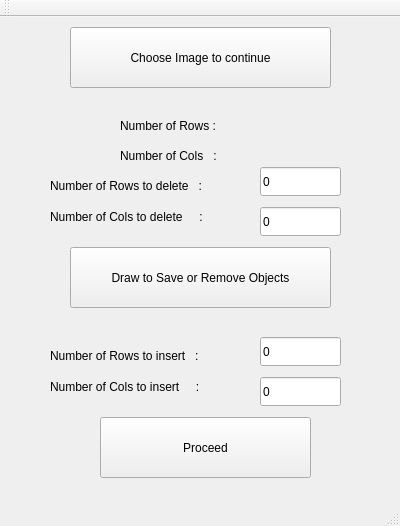
<?xml version="1.0" encoding="UTF-8"?>
<ui version="4.0">
 <class>MainWindow</class>
 <widget class="QMainWindow" name="MainWindow">
  <property name="geometry">
   <rect>
    <x>0</x>
    <y>0</y>
    <width>400</width>
    <height>526</height>
   </rect>
  </property>
  <property name="windowTitle">
   <string>MainWindow</string>
  </property>
  <widget class="QWidget" name="centralWidget">
   <widget class="QPushButton" name="pushButton_choose_image">
    <property name="geometry">
     <rect>
      <x>70</x>
      <y>10</y>
      <width>261</width>
      <height>61</height>
     </rect>
    </property>
    <property name="text">
     <string>Choose Image to continue</string>
    </property>
   </widget>
   <widget class="QLabel" name="label1">
    <property name="geometry">
     <rect>
      <x>120</x>
      <y>100</y>
      <width>141</width>
      <height>17</height>
     </rect>
    </property>
    <property name="text">
     <string>Number of Rows : </string>
    </property>
   </widget>
   <widget class="QLabel" name="label2">
    <property name="geometry">
     <rect>
      <x>120</x>
      <y>130</y>
      <width>141</width>
      <height>17</height>
     </rect>
    </property>
    <property name="text">
     <string>Number of Cols   : </string>
    </property>
   </widget>
   <widget class="QLineEdit" name="lineEdit_num_rows_del">
    <property name="geometry">
     <rect>
      <x>260</x>
      <y>150</y>
      <width>81</width>
      <height>29</height>
     </rect>
    </property>
    <property name="text">
     <string>0</string>
    </property>
   </widget>
   <widget class="QLabel" name="label_num_rows_del">
    <property name="geometry">
     <rect>
      <x>50</x>
      <y>160</y>
      <width>201</width>
      <height>17</height>
     </rect>
    </property>
    <property name="text">
     <string>Number of Rows to delete   : </string>
    </property>
   </widget>
   <widget class="QLabel" name="label_num_cols_del">
    <property name="geometry">
     <rect>
      <x>50</x>
      <y>190</y>
      <width>201</width>
      <height>20</height>
     </rect>
    </property>
    <property name="text">
     <string>Number of Cols to delete     : </string>
    </property>
   </widget>
   <widget class="QLineEdit" name="lineEdit_num_cols_del">
    <property name="geometry">
     <rect>
      <x>260</x>
      <y>190</y>
      <width>81</width>
      <height>29</height>
     </rect>
    </property>
    <property name="text">
     <string>0</string>
    </property>
   </widget>
   <widget class="QLabel" name="label_num_rows">
    <property name="geometry">
     <rect>
      <x>250</x>
      <y>100</y>
      <width>91</width>
      <height>17</height>
     </rect>
    </property>
    <property name="text">
     <string/>
    </property>
   </widget>
   <widget class="QLabel" name="label_num_cols">
    <property name="geometry">
     <rect>
      <x>250</x>
      <y>130</y>
      <width>91</width>
      <height>17</height>
     </rect>
    </property>
    <property name="text">
     <string/>
    </property>
   </widget>
   <widget class="QPushButton" name="pushButton_proceed">
    <property name="geometry">
     <rect>
      <x>100</x>
      <y>400</y>
      <width>211</width>
      <height>61</height>
     </rect>
    </property>
    <property name="text">
     <string>Proceed</string>
    </property>
   </widget>
   <widget class="QPushButton" name="pushButton_save_rem">
    <property name="geometry">
     <rect>
      <x>70</x>
      <y>230</y>
      <width>261</width>
      <height>61</height>
     </rect>
    </property>
    <property name="text">
     <string>Draw to Save or Remove Objects</string>
    </property>
   </widget>
   <widget class="QLineEdit" name="lineEdit_num_rows_insert">
    <property name="geometry">
     <rect>
      <x>260</x>
      <y>320</y>
      <width>81</width>
      <height>29</height>
     </rect>
    </property>
    <property name="text">
     <string>0</string>
    </property>
   </widget>
   <widget class="QLabel" name="label_num_rows_insert">
    <property name="geometry">
     <rect>
      <x>50</x>
      <y>330</y>
      <width>201</width>
      <height>17</height>
     </rect>
    </property>
    <property name="text">
     <string>Number of Rows to insert   : </string>
    </property>
   </widget>
   <widget class="QLabel" name="label_num_cols_insert">
    <property name="geometry">
     <rect>
      <x>50</x>
      <y>360</y>
      <width>201</width>
      <height>20</height>
     </rect>
    </property>
    <property name="text">
     <string>Number of Cols to insert     : </string>
    </property>
   </widget>
   <widget class="QLineEdit" name="lineEdit_num_cols_insert">
    <property name="geometry">
     <rect>
      <x>260</x>
      <y>360</y>
      <width>81</width>
      <height>29</height>
     </rect>
    </property>
    <property name="text">
     <string>0</string>
    </property>
   </widget>
  </widget>
  <widget class="QMenuBar" name="menuBar">
   <property name="geometry">
    <rect>
     <x>0</x>
     <y>0</y>
     <width>400</width>
     <height>25</height>
    </rect>
   </property>
  </widget>
  <widget class="QToolBar" name="mainToolBar">
   <attribute name="toolBarArea">
    <enum>TopToolBarArea</enum>
   </attribute>
   <attribute name="toolBarBreak">
    <bool>false</bool>
   </attribute>
  </widget>
  <widget class="QStatusBar" name="statusBar"/>
 </widget>
 <layoutdefault spacing="6" margin="11"/>
 <resources/>
 <connections/>
</ui>
